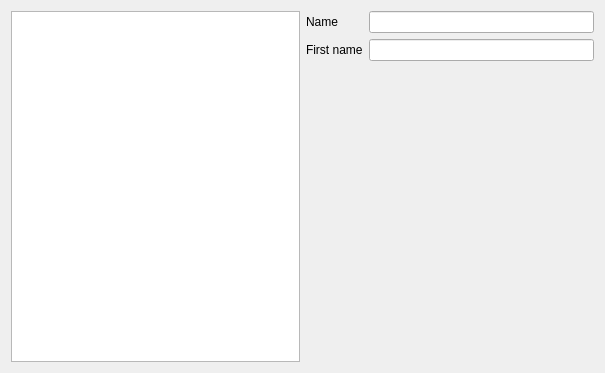
<?xml version="1.0" encoding="UTF-8"?>
<ui version="4.0">
 <class>FormPacientsSheets</class>
 <widget class="QWidget" name="FormPacientsSheets">
  <property name="geometry">
   <rect>
    <x>0</x>
    <y>0</y>
    <width>605</width>
    <height>373</height>
   </rect>
  </property>
  <property name="windowTitle">
   <string>Form</string>
  </property>
  <layout class="QHBoxLayout" name="horizontalLayout">
   <item>
    <widget class="QGraphicsView" name="graphicsView"/>
   </item>
   <item>
    <layout class="QFormLayout" name="formLayout">
     <item row="0" column="0">
      <widget class="QLabel" name="nameLabel">
       <property name="text">
        <string>Name</string>
       </property>
      </widget>
     </item>
     <item row="0" column="1">
      <widget class="QLineEdit" name="nameLineEdit"/>
     </item>
     <item row="1" column="0">
      <widget class="QLabel" name="firstNameLabel">
       <property name="text">
        <string>First name</string>
       </property>
      </widget>
     </item>
     <item row="1" column="1">
      <widget class="QLineEdit" name="firstNameLineEdit"/>
     </item>
    </layout>
   </item>
  </layout>
 </widget>
 <resources/>
 <connections/>
</ui>
